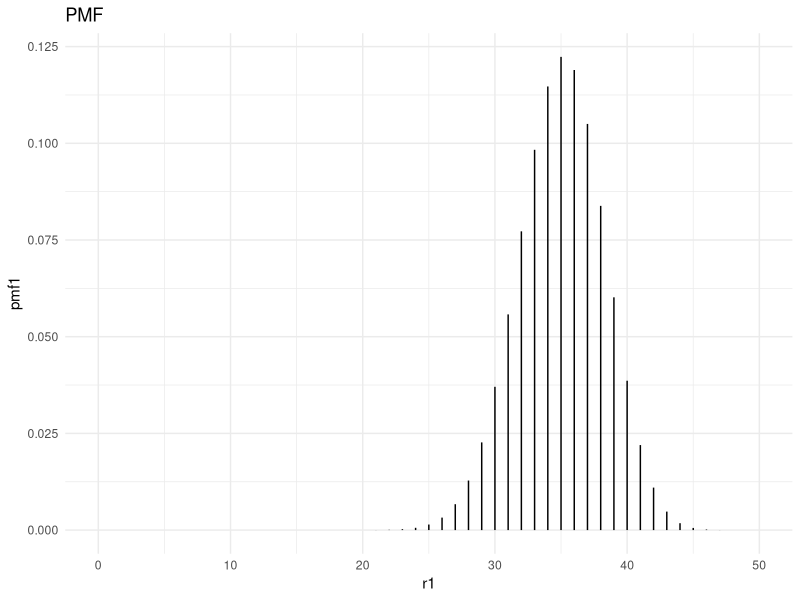
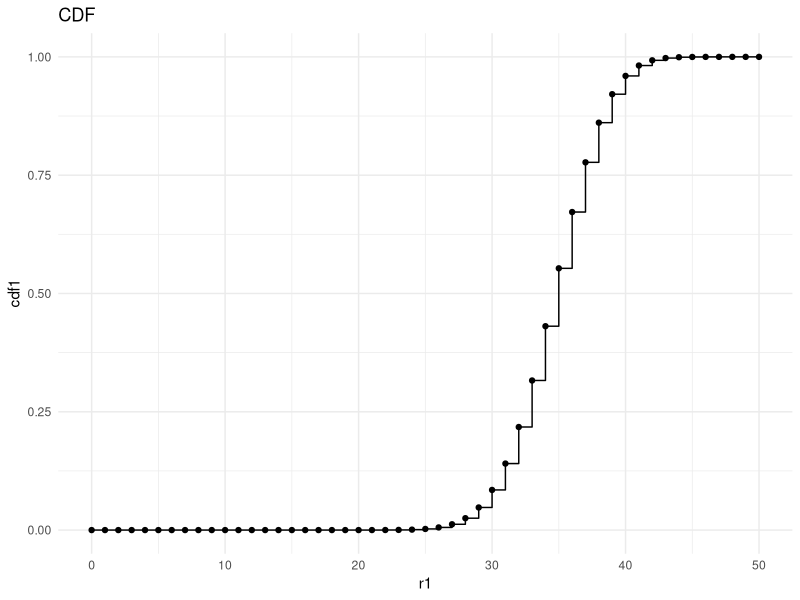

Source code (R) for these figures, in order:
install.packages("ggplot2")
library(ggplot2)

#--------------------------------------------QUESTÃO 1
#parametros para a distribuição binomial da primeira questão
#sabemos que a análise se restringe à 50 clientes com probabilidade 70%

n1 <- 50
p1 <- 0.7
r1 <- 0:50 #range

pmf1 <- dbinom(r1, n1, p1)
cdf1 <- pbinom(r1, n1, p1)

#organizando os dados
d1 <- data.frame(r1, pmf1, cdf1)
head(d1)

#analise teórica
esperanca1 <- n1 * p1
variancia1 <- n1 * p1 * (1 - p1)
desvioPadrao1 <- sqrt(variancia1)

esperanca1
variancia1
desvioPadrao1

#plot dos gŕaficos
#PMF
ggplot(d1, aes(x = r1, y = pmf1)) +
  geom_segment(aes(xend = r1, y = 0, yend = pmf1)) +
  labs(
    title = "PMF"
  ) +
  theme_minimal()

#CDF
ggplot(d1, aes(x = r1, y = cdf1)) +
  geom_step() +
  geom_point() +
  labs(
    title = "CDF"
  ) +
  theme_minimal()
